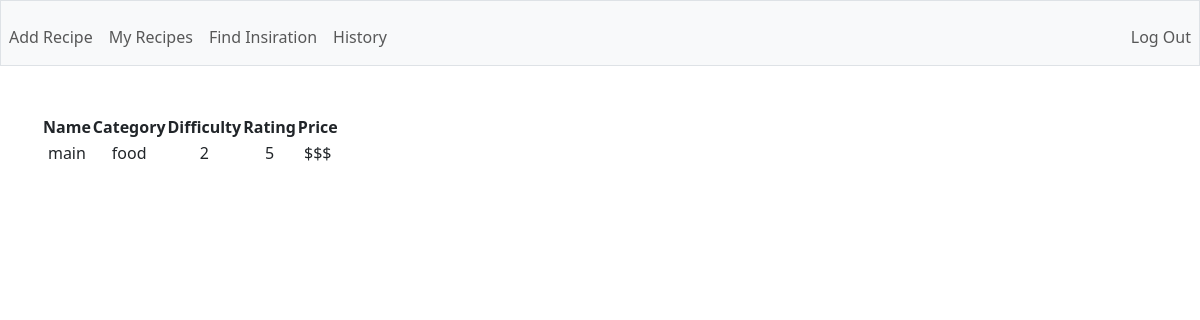
The page / (signed in) on the database as committed earlier.
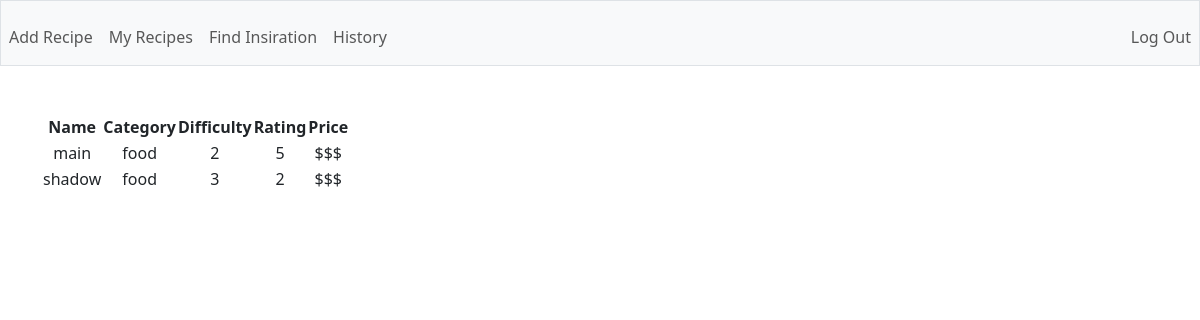
The same page on the database as committed later.
### tables this page shows
CREATE TABLE recipes (
        id INTEGER PRIMARY KEY AUTOINCREMENT,
        user_id INTEGER,
        name TEXT NOT NULL,
        description TEXT,
        total_time INTEGER,
        category TEXT,
        instructions TEXT,
        difficulty INTEGER,
        rating INTEGER,
        price TEXT,
        last_cooked DATE,
        FOREIGN KEY(user_id) REFERENCES users(id)
    );

### app.py (the view)
@app.route('/')
@login_required
def home():
    rows = g.c.execute('SELECT name, category, difficulty, rating, price  FROM recipes WHERE user_id = ?', (session['user_id'],)).fetchall()
    return render_template('index.html', rows=rows)

### app.py (called while the page is built)
@app.before_request
def before_request():
    g.db = sqlite3.connect('database.db')
    g.c = g.db.cursor()

@app.teardown_request
def teardown_request(exception):
    db = getattr(g, 'db', None)
    if db is not None:
        db.close()

@app.after_request
def after_request(response):
    response.headers['Cache-Control'] = 'no-cache, no-store, must-revalidate'
    response.headers['Pragma'] = 'no-cache'
    response.headers['Expires'] = '0'
    return response

### helpers.py (called while the page is built)
def login_required(f):
    @wraps(f)
    def decorated_function(*args, **kwargs):
        if session.get('user_id') is None:
            return redirect('/login')
        return f(*args, **kwargs)
    return decorated_function

### templates/index.html
{% extends "layout.html" %} {% block title %} Log In {% endblock %} {% block
main %}
<table>
  <thead>
    <tr>
      <th>Name</th>
      <th>Category</th>
      <th>Difficulty</th>
      <th>Rating</th>
      <th>Price</th>
    </tr>
  </thead>
  <tbody>
    {% for row in rows: %}
    <tr>
      <td>{{ row[0] }}</td>
      <td>{{ row[1] }}</td>
      <td>{{ row[2] }}</td>
      <td>{{ row[3] }}</td>
      <td>{{ row[4] }}</td>
    </tr>
    {% endfor %}
  </tbody>
</table>
{% endblock %}

### templates/layout.html (shortened to what this page needs)
<!DOCTYPE html>
<html lang="en">
  <head>
    <link
      href="https://cdn.jsdelivr.net/npm/bootstrap@5.3.2/dist/css/bootstrap.min.css"
      rel="stylesheet"
    />
    <link href="/static/styles.css" rel="stylesheet" />
  </head>
  <body>
    <nav class="bg-light border navbar navbar-expand-md navbar-light">
        <div class="collapse navbar-collapse" id="navbar">
          {% if session["user_id"] %}
          <ul class="navbar-nav me-auto mt-2">
            <li class="nav-item">
              <a class="nav-link" href="/add">Add Recipe</a>
            </li>
            <li class="nav-item"><a class="nav-link" href="/myrecipes">My Recipes</a></li>
            <li class="nav-item"><a class="nav-link" href="/browse">Find Insiration</a></li>
            <li class="nav-item">
              <a class="nav-link" href="/history">History</a>
            </li>
          </ul>
          <ul class="navbar-nav ms-auto mt-2">
            <li class="nav-item">
              <a class="nav-link" href="/logout">Log Out</a>
            </li>
          </ul>
          {% endif %}
        </div>
    </nav>
    <main class="container py-5 text-center">
      {% block main %}{% endblock %}
    </main>
  </body>
</html>

Rows that differ between the two databases and show on the page:
added recipes: name "shadow", category "food", difficulty "3", rating "2", price "$$$"
